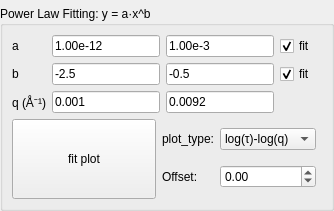
       <widget class="QWidget" name="tab_7">
        <attribute name="title">
         <string>Diffusion</string>
        </attribute>
        <layout class="QGridLayout" name="gridLayout_22">
         <property name="leftMargin">
          <number>0</number>
         </property>
         <property name="topMargin">
          <number>0</number>
         </property>
         <property name="rightMargin">
          <number>0</number>
         </property>
         <property name="bottomMargin">
          <number>0</number>
         </property>
         <item row="0" column="0">
          <widget class="MplCanvasBarV" name="mp_tauq" native="true">
           <property name="sizePolicy">
            <sizepolicy hsizetype="Preferred" vsizetype="Expanding">
             <horstretch>0</horstretch>
             <verstretch>0</verstretch>
            </sizepolicy>
           </property>
          </widget>
         </item>
         <item row="0" column="1">
          <widget class="MplCanvasBarV" name="mp_tauq_pre" native="true">
           <property name="sizePolicy">
            <sizepolicy hsizetype="Preferred" vsizetype="Expanding">
             <horstretch>0</horstretch>
             <verstretch>0</verstretch>
            </sizepolicy>
           </property>
          </widget>
         </item>
         <item row="1" column="0" colspan="2">
          <widget class="QGroupBox" name="groupBox_5">
           <property name="sizePolicy">
            <sizepolicy hsizetype="Expanding" vsizetype="Preferred">
             <horstretch>0</horstretch>
             <verstretch>0</verstretch>
            </sizepolicy>
           </property>
           <property name="minimumSize">
            <size>
             <width>0</width>
             <height>0</height>
            </size>
           </property>
           <property name="maximumSize">
            <size>
             <width>16777215</width>
             <height>65536</height>
            </size>
           </property>
           <property name="title">
            <string>Power Law Fitting: y = a·x^b</string>
           </property>
           <layout class="QGridLayout" name="gridLayout_39">
            <item row="0" column="0">
             <layout class="QGridLayout" name="gridLayout_38">
              <item row="1" column="1">
               <layout class="QGridLayout" name="gridLayout_15">
                <item row="0" column="0">
                 <widget class="QLabel" name="label_15">
                  <property name="text">
                   <string>plot_type:</string>
                  </property>
                 </widget>
                </item>
                <item row="0" column="1">
                 <widget class="QComboBox" name="cb_tauq_type">
                  <property name="currentIndex">
                   <number>3</number>
                  </property>
                  <item>
                   <property name="text">
                    <string>t-q</string>
                   </property>
                  </item>
                  <item>
                   <property name="text">
                    <string>τ-log(q)</string>
                   </property>
                  </item>
                  <item>
                   <property name="text">
                    <string>log(τ)-q</string>
                   </property>
                  </item>
                  <item>
                   <property name="text">
                    <string>log(τ)-log(q)</string>
                   </property>
                  </item>
                 </widget>
                </item>
                <item row="1" column="0">
                 <widget class="QLabel" name="label_18">
                  <property name="text">
                   <string>Offset:</string>
                  </property>
                 </widget>
                </item>
                <item row="1" column="1">
                 <widget class="QDoubleSpinBox" name="sb_tauq_offset">
                  <property name="minimum">
                   <double>-2.000000000000000</double>
                  </property>
                  <property name="maximum">
                   <double>2.000000000000000</double>
                  </property>
                  <property name="singleStep">
                   <double>0.200000000000000</double>
                  </property>
                  <property name="value">
                   <double>0.000000000000000</double>
                  </property>
                 </widget>
                </item>
               </layout>
              </item>
              <item row="0" column="0" colspan="2">
               <layout class="QGridLayout" name="gridLayout_21">
                <item row="0" column="2">
                 <widget class="QLineEdit" name="tauq_amax">
                  <property name="text">
                   <string>1.00e-3</string>
                  </property>
                  <property name="placeholderText">
                   <string>max</string>
                  </property>
                 </widget>
                </item>
                <item row="2" column="2">
                 <widget class="QLineEdit" name="tauq_qmax">
                  <property name="text">
                   <string>0.0092</string>
                  </property>
                  <property name="placeholderText">
                   <string>max</string>
                  </property>
                 </widget>
                </item>
                <item row="1" column="3">
                 <widget class="QCheckBox" name="tauq_bfit">
                  <property name="text">
                   <string>fit</string>
                  </property>
                  <property name="checked">
                   <bool>true</bool>
                  </property>
                 </widget>
                </item>
                <item row="0" column="0">
                 <widget class="QLabel" name="label_44">
                  <property name="text">
                   <string>a</string>
                  </property>
                 </widget>
                </item>
                <item row="1" column="1">
                 <widget class="QLineEdit" name="tauq_bmin">
                  <property name="text">
                   <string>-2.5</string>
                  </property>
                  <property name="placeholderText">
                   <string>min</string>
                  </property>
                 </widget>
                </item>
                <item row="1" column="0">
                 <widget class="QLabel" name="label_42">
                  <property name="text">
                   <string>b</string>
                  </property>
                 </widget>
                </item>
                <item row="0" column="1">
                 <widget class="QLineEdit" name="tauq_amin">
                  <property name="text">
                   <string>1.00e-12</string>
                  </property>
                  <property name="placeholderText">
                   <string>min</string>
                  </property>
                 </widget>
                </item>
                <item row="0" column="3">
                 <widget class="QCheckBox" name="tauq_afit">
                  <property name="text">
                   <string>fit</string>
                  </property>
                  <property name="checked">
                   <bool>true</bool>
                  </property>
                 </widget>
                </item>
                <item row="1" column="2">
                 <widget class="QLineEdit" name="tauq_bmax">
                  <property name="text">
                   <string>-0.5</string>
                  </property>
                  <property name="placeholderText">
                   <string>max</string>
                  </property>
                 </widget>
                </item>
                <item row="2" column="1">
                 <widget class="QLineEdit" name="tauq_qmin">
                  <property name="text">
                   <string>0.001</string>
                  </property>
                  <property name="placeholderText">
                   <string>min</string>
                  </property>
                 </widget>
                </item>
                <item row="2" column="0">
                 <widget class="QLabel" name="label_43">
                  <property name="text">
                   <string>q (Å⁻¹)</string>
                  </property>
                 </widget>
                </item>
               </layout>
              </item>
              <item row="1" column="0">
               <widget class="QPushButton" name="pushButton_8">
                <property name="minimumSize">
                 <size>
                  <width>120</width>
                  <height>80</height>
                 </size>
                </property>
                <property name="text">
                 <string>fit plot</string>
                </property>
               </widget>
              </item>
             </layout>
            </item>
            <item row="0" column="1">
             <widget class="DataTreeWidget" name="tauq_msg" native="true"/>
            </item>
           </layout>
          </widget>
         </item>
        </layout>
       </widget>
